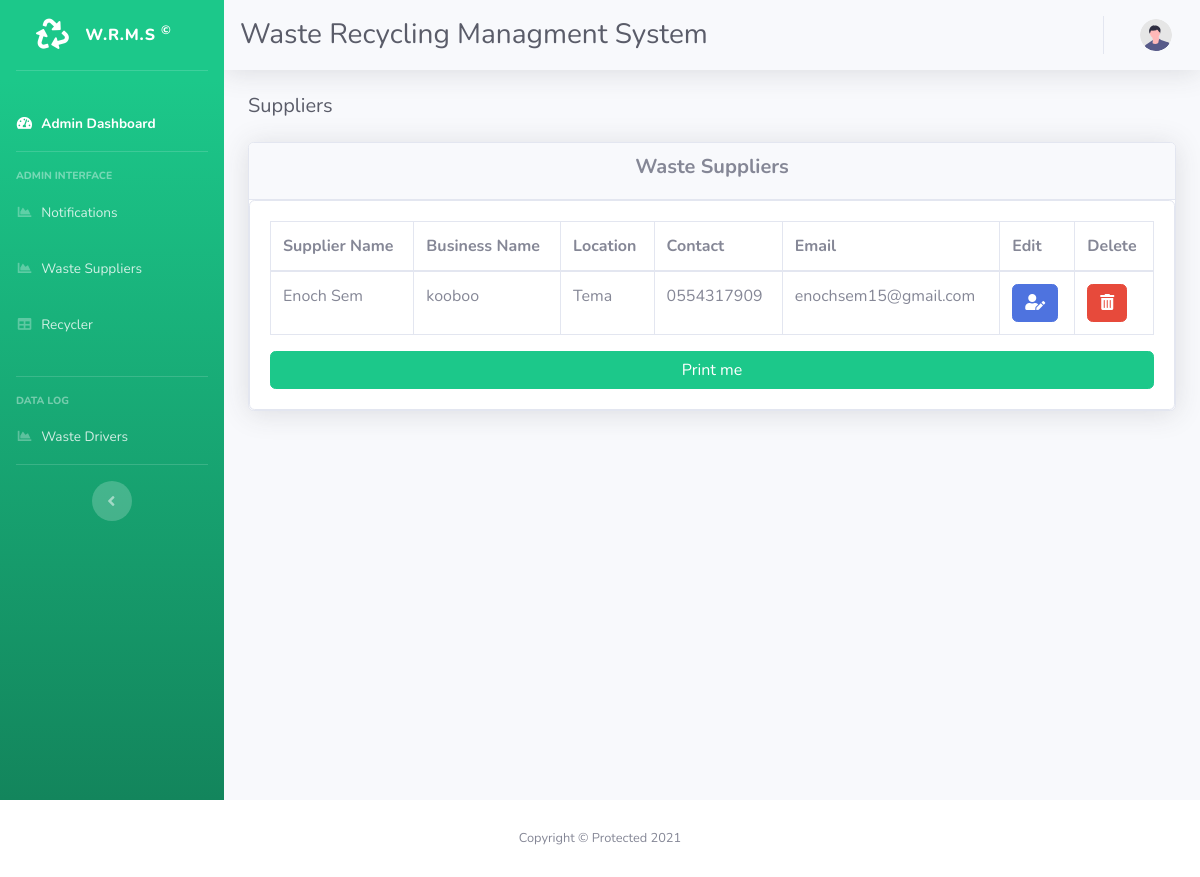
/admin/waste_suppliers.php, run on the app's committed database.
### tables this page shows
CREATE TABLE `clients` (
  `id` int(10) NOT NULL,
  `username` varchar(60) NOT NULL,
  `businessName` varchar(50) NOT NULL,
  `location` varchar(150) NOT NULL,
  `contact` varchar(15) NOT NULL,
  `email` varchar(100) NOT NULL,
  `password` varchar(30) NOT NULL
);

### admin/waste_suppliers.php (the view, shortened to what this page needs)
<?php
include "admin_Template/header.php";
include "admin_Template/nav.php";
?>
<div class="container-fluid">
    <div class="d-sm-flex align-items-center justify-content-between mb-4">
        <h1 class="h5 mb-0 text-gray-800">Suppliers</h1>
    </div>
    <div class="card shadow ">
        <div  class="card-header">
            <h5 class="text text-center "><b>Waste Suppliers</b></h5>
        </div>
        <div class="card card-body">
            <div id="Suppliers"  class="table-responsive">
                <table class="table  table-bordered" id="mainTable"  >
                    <thead>
                        <tr>
                            <th>Supplier Name</th>
                            <th>Business Name</th>
                            <th>Location</th>
                            <th>Contact</th>
                            <th>Email </th>
                            <th>Edit</th>
                            <th>Delete </th>
                        </tr>
                    </thead>
                    <tbody>
                        <?php
                        include_once '../connection.php';
                        $sql="SELECT * FROM clients;";
                          if ($query=mysqli_query($conn,$sql)) {
                            while ( $row=mysqli_fetch_assoc($query)) {
                              ?>
                        <tr>
                            <td><?php echo $row['username']; ?></td>
                            <td><?php echo $row['businessName']; ?></td>
                            <td><?php echo $row['location']; ?></td>
                            <td><?php echo $row['contact']; ?></td>
                            <td><?php echo $row['email']; ?></td>
                            <td>
                                <form action="../dbconfig.php" method="POST">
                                <button class="btn btn-primary" name="editSupplier"><i class="fas fa-user-edit"></i></button>
                                </form>
                            </td>
                            <td>
                                <form action="../dbconfig.php" method="POST">
                                <button class="btn btn-danger" name="deleteSupplier">
                                    <i class="fas fa-trash-alt"></i></button>
                                </form>
                            </td>
                        </tr>
                        <?php
                           }
                          }else{echo "No records";}
                        ?>
                    </tbody>
                </table>
                </div>
                    <button onclick="printcontent('Suppliers')" class="btn btn-success btn-block">Print me</button>
                </div>
            </div>
        </div>
    </div>
</div>
<?php
include "admin_Template/footer.php";
?>

### data on the page
clients: username "Enoch Sem", businessName "kooboo", location "Tema", contact "0554317909", email "enochsem15@gmail.com"
